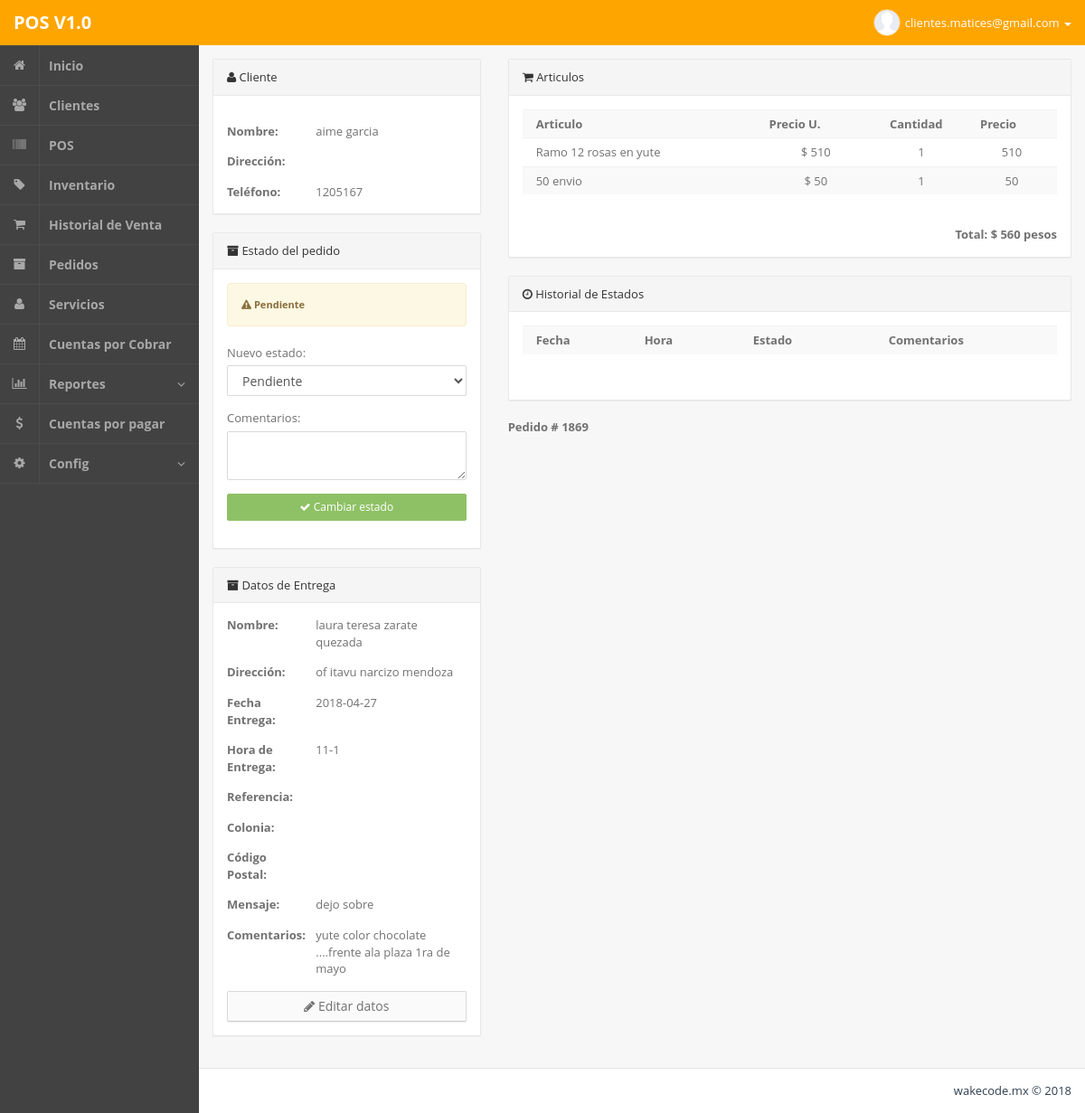
Page /admin.php?m=pventaVer&id=1869 (signed in) on the committed database.
### tables this page shows
CREATE TABLE IF NOT EXISTS `clientes` (
  `idclientes` int(255) NOT NULL,
  `fecharegistro` date NOT NULL,
  `nombre` varchar(200) NOT NULL,
  `correo` varchar(100) NOT NULL,
  `domicilio` text NOT NULL,
  `colonia` varchar(50) NOT NULL,
  `codigopostal` varchar(20) NOT NULL,
  `telefono` varchar(20) NOT NULL,
  `celular` varchar(20) NOT NULL,
  `rfc` varchar(100) NOT NULL,
  `contacto` varchar(100) NOT NULL,
  `estado` varchar(100) NOT NULL,
  `pais` varchar(100) NOT NULL,
  `comentarios` text NOT NULL
);

CREATE TABLE IF NOT EXISTS `destinatarios` (
  `idventa` int(255) NOT NULL,
  `nombre` varchar(100) NOT NULL,
  `direccion` varchar(100) NOT NULL,
  `fechaentrega` date NOT NULL,
  `horaentrega` varchar(100) NOT NULL,
  `referencia` text NOT NULL,
  `mensaje` text NOT NULL,
  `colonia` varchar(100) NOT NULL,
  `codigopostal` varchar(100) NOT NULL,
  `comen` text NOT NULL
);

CREATE TABLE IF NOT EXISTS `ventas_articulos` (
  `idva` int(255) NOT NULL,
  `idventa` int(255) NOT NULL,
  `idarticulo` int(255) NOT NULL,
  `precio` varchar(100) NOT NULL,
  `cantidad` varchar(100) NOT NULL,
  `total` varchar(100) NOT NULL
);

CREATE TABLE IF NOT EXISTS `articulos` (
  `idarticulos` int(255) NOT NULL,
  `imagen` varchar(100) NOT NULL,
  `articulo` varchar(200) NOT NULL,
  `precio` varchar(100) NOT NULL,
  `stock` int(10) NOT NULL,
  `alerta` int(10) NOT NULL,
  `descripcion` text NOT NULL,
  `observaciones` text NOT NULL
);

### php/pventaVer.php (the view, shortened to what this page needs)
<?php
$id = mysql_real_escape_string($_GET['id']);
$data = mysql_fetch_object(mysql_query("SELECT * FROM ventas JOIN clientes ON clientes.idclientes=ventas.idcliente WHERE idventas='".$id."' LIMIT 1"));
?>
<form class="bs-example form-horizontal" action="" method="post">
	<div class="row">
		<div class="col-md-4">
			<section class="panel panel-default">
				<header class="panel-heading">
					<i class="fa fa-user icon"></i> Cliente
				</header>
				<div class="panel-body">
<?php
				if ($data->idcliente != 0){
					$cliente = mysql_fetch_object(mysql_query("SELECT * FROM clientes WHERE idclientes='".$data->idcliente."' LIMIT 1"));
					echo '<div class="row m-t">
						<div class="col-xs-12 col-md-4"><strong>Nombre:</strong></div>
						<div class="col-xs-12 col-md-8">'.$cliente->nombre.'</div>
					</div>';
					echo '<div class="row m-t">
						<div class="col-xs-12 col-md-4"><strong>Direcci&oacute;n:</strong></div>
						<div class="col-xs-12 col-md-8">'.$cliente->domicilio.'</div>
					</div>';
					if (!empty($cliente->telefono)){
						echo '<div class="row m-t">
							<div class="col-xs-12 col-md-4"><strong>Tel&eacute;fono:</strong></div>
							<div class="col-xs-12 col-md-8">'.$cliente->telefono.'</div>
						</div>';
					}
				}
?>
				</div>
			</section>
			<section class="panel panel-default">
				<header class="panel-heading">
					<i class="fa fa-archive icon"></i> Estado del pedido
				</header>
				<div class="panel-body">
<?php
			if($data->estatus == "Pendiente"){
				echo '<div class="alert alert-warning">
						<strong><i class="fa fa-warning"></i> Pendiente</strong>
					</div>';
			} else if ($data->estatus == "En Proceso"){
				echo '<div class="alert alert-warning">
						<strong><i class="fa fa-archive"></i> En Proceso</strong>
					</div>';
			} else if ($data->estatus == "En Ruta"){
				echo '<div class="alert alert-info">
						<strong><i class="fa fa-truck"></i> En Ruta</strong>
					</div>';
			} else if ($data->estatus == "Entregado"){
				echo '<div class="alert alert-success">
						<strong><i class="fa fa-check"></i> Entregado</strong>
					</div>';
			} else if ($data->estatus == "No Entregado"){
				echo '<div class="alert alert-danger">
						<strong><i class="fa fa-times"></i> No Entregado</strong>
					</div>';
			}
?>
					<div class="col-md-12">
						<form class="form-horizontal" action="" method="post">
							<div class="form-group">
								<label> Nuevo estado:</label>
								<select required class="form-control" name="estado">
									<option>Pendiente</option>
								</select>
							</div>
							<div class="form-group">
								<label>Comentarios:</label>
								<textarea name="comentarios" class="form-control"> </textarea>
							</div>
							<div class="form-group">
								<button class="btn btn-block btn-success btn-sm"> <i class="fa fa-check"></i> Cambiar estado</button>
							</div>
						</form>
					</div>
				</div>
			</section>
			<section class="panel panel-default">
				<header class="panel-heading">
					<i class="fa fa-archive icon"></i> Datos de Entrega
				</header>
				<div class="panel-body">
<?php
				$query = "SELECT * FROM destinatarios WHERE idventa='".$id."' LIMIT 1";
				if ( mysql_num_rows(mysql_query($query)) ){
					$dest = mysql_fetch_object(mysql_query($query));
					echo '<div class="row">
						<div class="col-xs-12 col-md-4"><strong>Nombre:</strong></div>
						<div class="col-xs-12 col-md-8">'.$dest->nombre.'</div>
					</div>';
					echo '<div class="row m-t">
						<div class="col-xs-12 col-md-4"><strong>Dirección:</strong></div>
						<div class="col-xs-12 col-md-8">'.$dest->direccion.'</div>
					</div>';
					echo '<div class="row m-t">
						<div class="col-xs-12 col-md-4"><strong>Fecha Entrega:</strong></div>
						<div class="col-xs-12 col-md-8">'.$dest->fechaentrega.'</div>
					</div>';
					echo '<div class="row m-t">
						<div class="col-xs-12 col-md-4"><strong>Hora de Entrega:</strong></div>
						<div class="col-xs-12 col-md-8">'.$dest->horaentrega.'</div>
					</div>';
					echo '<div class="row m-t">
						<div class="col-xs-12 col-md-4"><strong>Referencia:</strong></div>
						<div class="col-xs-12 col-md-8">'.$dest->referencia.'</div>
					</div>';
					echo '<div class="row m-t">
						<div class="col-xs-12 col-md-4"><strong>Colonia:</strong></div>
						<div class="col-xs-12 col-md-8">'.$dest->colonia.'</div>
					</div>';
					echo '<div class="row m-t m-b">
						<div class="col-xs-12 col-md-4"><strong>Código Postal:</strong></div>
						<div class="col-xs-12 col-md-8">'.$dest->codigopostal.'</div>
					</div>';
					echo '<div class="row m-t">
						<div class="col-xs-12 col-md-4"><strong>Mensaje:</strong></div>
						<div class="col-xs-12 col-md-8">'.$dest->mensaje.'</div>
					</div>';
					echo '<div class="row m-t">
						<div class="col-xs-12 col-md-4"><strong>Comentarios: </strong></div>
						<div class="col-xs-12 col-md-8">'.$dest->comen.'</div>
					</div>';
					echo '<a href="#" class="agregarDatos btn btn-md btn-default btn-block m-t" data-id="'.$dest->idventa.'"> <i class="fa fa-pencil"></i> Editar datos </a>';
				} else {
					echo '<a href="#" class="agregarDatos btn btn-md btn-success btn-block"> <i class="fa fa-plus"></i> Agregar Destinatario</a>';
				}
?>
				</div>
			</section>
		</div>
		<div class="col-md-8">
			<section class="panel panel-default">
				<header class="panel-heading">
					<i class="fa fa-shopping-cart icon"></i> Articulos
				</header>
				<div class="panel-body">
					<div class="table-responsive">
						<table class="table table-striped" id="productos">
							<tr>
								<th>Articulo</th>
								<th>Precio U.</th>
								<th width="100">Cantidad</th>
								<th width="100">Precio</th>
							</tr>
<?php
						$query = mysql_query("SELECT ventas_articulos.precio,ventas_articulos.cantidad,articulos.articulo
							FROM ventas_articulos,articulos
							WHERE ventas_articulos.idventa='".$data->idventas."' AND articulos.idarticulos = ventas_articulos.idarticulo
							ORDER BY idva ASC");
							$sum = 0;
						while($q = mysql_fetch_object($query)){
							$t = $q->precio * $q->cantidad;
							$sum = $sum + $t;
							echo '<tr>
                        		<td>'.$q->articulo.'</td>
														<td class="text-center v-middle" >$ '.$q->precio.'</td>
								<td class="text-center v-middle">'.$q->cantidad.'</td>
								<td class="text-center v-middle">'.$t.'</td>
                    		</tr>';
						}
?>
						</table>
					</div>
					<div class="row">
						<div class="col-sm-12 text-right text-center-xs">
							<strong>Total: $ <?php echo $sum; ?> pesos</strong></strong>
						</div>
					</div>
				</div>
			</section>
			<section class="panel panel-default">
				<header class="panel-heading">
					<i class="fa fa-clock-o icon"></i> Historial de Estados
				</header>
				<div class="panel-body">
					<div class="table-responsive">
						<table class="table table-striped" id="productos">
							<tr>
								<th width="120">Fecha</th>
								<th width="120">Hora</th>
								<th width="150">Estado</th>
								<th>Comentarios</th>
							</tr>
						</table>
					</div>
				</div>
			</section>
			<?php echo "<strong> Pedido # ".$id."</strong>"?>
		</div>
	</div>
</form>

### admin.php (style rules this page uses)
td,th { white-space: nowrap; }
.table-responsive { width: 100%; margin-bottom: 15px; overflow-x: auto; overflow-y: hidden; }

### rows in the picture
clientes: nombre "aime garcia", telefono "1205167"
destinatarios: nombre "laura teresa zarate quezada", direccion "of itavu narcizo mendoza", fechaentrega "2018-04-27", horaentrega "11-1", mensaje "dejo sobre", comen "yute color chocolate ....frente ala plaza 1ra de mayo"
ventas_articulos: idarticulo.articulo "Ramo 12 rosas en yute", precio "510", cantidad "1"
ventas_articulos: idarticulo.articulo "50 envio", precio "50", cantidad "1"

### other values in the picture
$_SESSION['userNm'] "clientes.matices@gmail.com"
$sum "560"
$id "1869"
